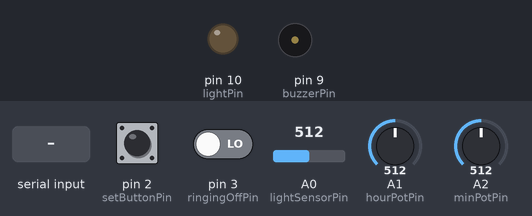
The sketch below on a simulated Arduino Uno, built with avr-gcc and run on an emulated ATmega328P. Shown: output pins drawn as LEDs (lit = HIGH), buzzer (waves = sounding). Inputs (shaded band) come from the test bench; at power-on: pin 2 (setButtonPin) LOW, pin 3 (ringingOffPin) LOW, A0 (lightSensorPin) = 512, A1 (hourPotPin) = 512, A2 (minPotPin) = 512. What the sketch prints to the serial monitor is not drawn.

Above: at 1.2 s.
1.3 s: "AA1" received over Serial
At 1.47 s:
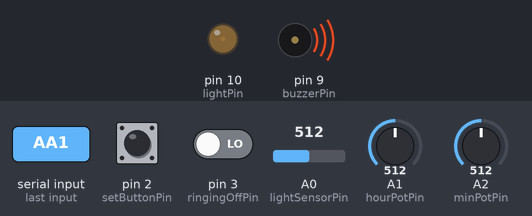
At 3.31 s:
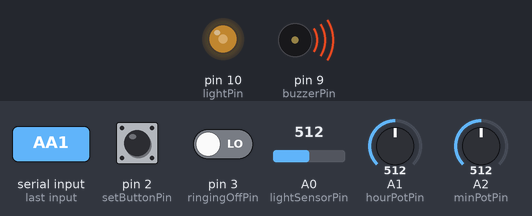
4.3 s: pin 2 (setButtonPin) pulled HIGH for 0.15 s
5.9 s: "AA1" received over Serial
At 6.98 s:
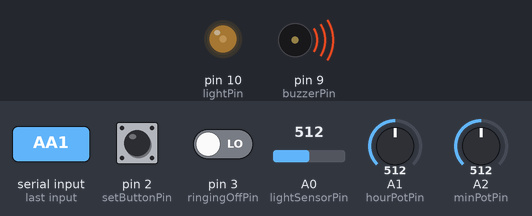
8.9 s: pin 2 (setButtonPin) pulled HIGH for 1 s
Timing chart, 0 to 11.9 s (numbered marks = the images above; inputs shaded):
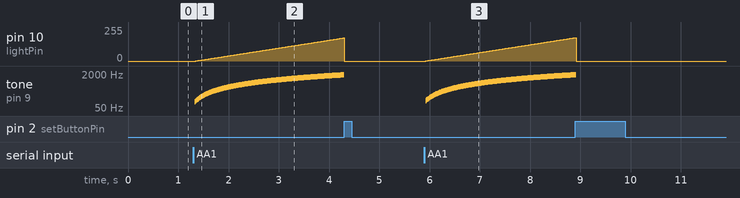

The sketch:

AlarmClockArduino.ino
```cpp
/*
 * Interface of an alarm clock, requires the accompanying Processing sketch
 * Program made by Marinus Bos and Denzel Hagen
 * Made as final assignment for the course Programming and Physical Computing at the University of Twente
 * made in module 2 of 2021/2022
 */

// constants
static const int bdrate = 19200;         // baudrate for the Serial Monitor
static const int potThreshold = 5;      // threshold before a change in the potentiometers is detected.
static const int loopWait = 16;
// pins
static const int lightSensorPin = A0;   // pin for the voltage divider that senses the light pin
static const int hourPotPin = A1;       // pin for the potentiometer that controls the hours
static const int minPotPin = A2;        // pin for the potentiometer that controls the minutes
static const int setButtonPin = 2;    // pin for the button that enables or disables the alarm
static const int ringingOffPin = 3;    // pin for the button that turns off the alarm when it rings
static const int buzzerPin = 9;         // pin for the buzzer
static const int lightPin = 10;         // pin for the light

// timers
long ringTimer = 0;
long lastLoop = 0;

// variables
int hourPotVal = 0;
int minPotVal = 0;

// alarm set button
bool alarmOn = false;
int alarmOnInt = 0;     // integer version of alarmOn for easier comparison.

// alarmRinging settings
bool alarmRinging = false;
int alarmPWM = 0;             // variable pulse width to make sure effects are not static
bool pwmIncreasing = false;   // keeps track whether the PWM is increasing or decreasing now
long alarmTimer = 0;          // keeps track of when the PWM is changing.

void setup() {
  Serial.begin(bdrate);
  Serial.setTimeout(10);
  // setting pins
  pinMode(lightSensorPin, INPUT);
  pinMode(hourPotPin, INPUT);
  pinMode(minPotPin, INPUT);
  pinMode(setButtonPin, INPUT);
  pinMode(ringingOffPin, INPUT);
  pinMode(buzzerPin, OUTPUT);
  pinMode(lightPin, OUTPUT);
}

void loop() {
  if(millis() > lastLoop+loopWait) {
    lastLoop = millis();
    readVals();
    alarmSetButton();
    alarmDismissButton();
    readLight();
    readHour();
    readMinute();
    if (alarmRinging) {
      alarmRing();
    }
  }
}

//Receive data from Processing
void readVals() {
  if (Serial.available() > 0) {
    Serial.println("Something's available");
    String input = Serial.readString();
                   input.trim();
    if (input.equals("AA1")) {
      Serial.println("Alarm time!");
      alarmRinging = true;
    }
    else if (input.equals("AA0")) {
      Serial.println("No more alarm");
      ringingOff();
    }
  }
}

void alarmSetButton() {
  int val1 = digitalRead(setButtonPin);
  if (val1 != alarmOnInt) {
    delay(5);
    int val2 = digitalRead(setButtonPin);
    if (val1 == val2) {
      alarmOnInt = val1;
      alarmOn = !alarmOn;
      Serial.print("PA");
      Serial.println(alarmOn);
    }
    if(alarmRinging == true) {
      ringingOff();
    }
  }
}

void alarmDismissButton() {
  int val = digitalRead(ringingOffPin);
  if (val > 0) {
    ringingOff();
  }
}

void readLight() {
    int val = analogRead(lightSensorPin);
    Serial.print("PL");
    Serial.println(val);
}

void readHour() {
  int val = analogRead(hourPotPin);
  if (abs(val - hourPotVal) > potThreshold) {
    hourPotVal = val;
    Serial.print("PH");
    Serial.println(val);
  }
}

void readMinute() {
  int val = analogRead(minPotPin);
  if (abs(val - minPotVal) > potThreshold) {
    minPotVal = val;
    Serial.print("PM");
    Serial.println(val);
  }
}

// accesses both the buzzer and the alarm LED.
void alarmRing() {
  int alarmTone = 100+alarmPWM*10;
  tone(buzzerPin, alarmTone);
  analogWrite(lightPin, alarmPWM);
  if (pwmIncreasing) {
    if (alarmPWM < 255) {
      alarmPWM++;
    } else {
      pwmIncreasing = false;
    }
  } else {
    if (alarmPWM > 0) {
      alarmPWM--;
    } else {
      pwmIncreasing = true;
    }
  }
}

void ringingOff() {
  alarmRinging = false;
  alarmPWM = 0;
  noTone(buzzerPin);
  analogWrite(lightPin, 0);
  Serial.print("PE");
  Serial.println(alarmRinging);
}
```

Measured:
- after the input at 1.3 s, pin 10 (lightPin): moves from 0/255 to 173/255 over 2.9 s, starting after 0.05 s; tone on pin 9 (buzzerPin): plays 100 Hz for 0.02 s, 110 Hz for 0.02 s, 120 Hz for 0.02 s, 130 Hz for 0.02 s, 140 Hz for 0.02 s, 150 Hz for 0.02 s … (174 notes in this stretch), starting at once
- after the input at 5.9 s, pin 10 (lightPin): moves from 0/255 to 175/255 over 3.0 s, starting at once; tone on pin 9 (buzzerPin): plays 110 Hz for 0.02 s, 120 Hz for 0.02 s, 130 Hz for 0.02 s, 140 Hz for 0.02 s, 150 Hz for 0.02 s, 160 Hz for 0.02 s … (175 notes in this stretch), starting at once
